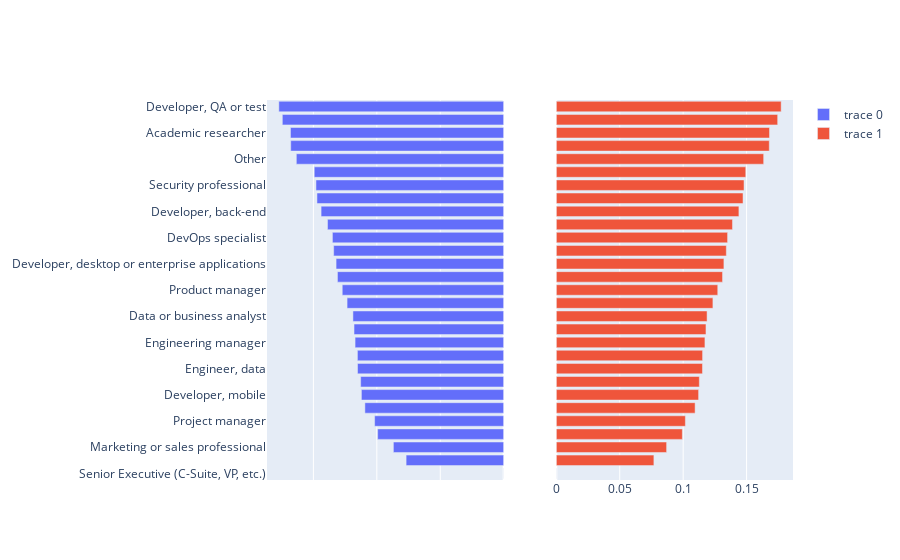

Write notebook code for a chart like this one.
### Code cell
from plotly.subplots import make_subplots
import plotly.graph_objects as go

# df = px.data.stocks()
fig = make_subplots(rows=1, cols=2)
fig.append_trace(go.Bar(x=df["Depression"], y=df["DevType"], orientation='h'), row=1, col=1)
fig.append_trace(go.Bar(x=df["Depression"], y=df["DevType"], orientation='h'), row=1, col=2)
fig.update_xaxes(autorange='reversed', col=1, showticklabels=False)
fig.update_yaxes(col=2, showticklabels=False)
fig.update_layout(polar = dict(radialaxis = dict(showticklabels = False)))
# fig.update_layout(bargap=0.2)
# fig.update_traces(width=1)
fig.show()

### Figure 1 — Plotly figure (JSON) as saved in the notebook; plotly's stock layout.template omitted (floating-point values rounded to 4 significant figures)
{"data": [{"orientation": "h", "type": "bar", "x": [0, 0.07692, 0.08696, 0.09936, 0.1017, 0.1094, 0.1122, 0.1128, 0.1152, 0.1153, 0.1172, 0.118, 0.1188, 0.1235, 0.1273, 0.131, 0.1321, 0.134, 0.135, 0.1389, 0.1439, 0.1472, 0.148, 0.1494, 0.1635, 0.1679, 0.1681, 0.1745, 0.1772], "xaxis": "x", "y": ["Senior Executive (C-Suite, VP, etc.)", "Student", "Marketing or sales professional", "Data scientist or machine learning specialist", "Project manager", "Developer, embedded applications or devices", "Developer, mobile", "Cloud infrastructure engineer", "Engineer, data", "System administrator", "Engineering manager", "Designer", "Data or business analyst", "Blockchain", "Product manager", "Database administrator", "Developer, desktop or enterprise applications", "Developer, full-stack", "DevOps specialist", "Developer, front-end", "Developer, back-end", "Engineer, site reliability", "Security professional", "Developer, game or graphics", "Other", "Scientist", "Academic researcher", "Educator", "Developer, QA or test"], "yaxis": "y"}, {"orientation": "h", "type": "bar", "x": [0, 0.07692, 0.08696, 0.09936, 0.1017, 0.1094, 0.1122, 0.1128, 0.1152, 0.1153, 0.1172, 0.118, 0.1188, 0.1235, 0.1273, 0.131, 0.1321, 0.134, 0.135, 0.1389, 0.1439, 0.1472, 0.148, 0.1494, 0.1635, 0.1679, 0.1681, 0.1745, 0.1772], "xaxis": "x2", "y": ["Senior Executive (C-Suite, VP, etc.)", "Student", "Marketing or sales professional", "Data scientist or machine learning specialist", "Project manager", "Developer, embedded applications or devices", "Developer, mobile", "Cloud infrastructure engineer", "Engineer, data", "System administrator", "Engineering manager", "Designer", "Data or business analyst", "Blockchain", "Product manager", "Database administrator", "Developer, desktop or enterprise applications", "Developer, full-stack", "DevOps specialist", "Developer, front-end", "Developer, back-end", "Engineer, site reliability", "Security professional", "Developer, game or graphics", "Other", "Scientist", "Academic researcher", "Educator", "Developer, QA or test"], "yaxis": "y2"}], "layout": {"polar": {"radialaxis": {"showticklabels": false}}, "xaxis": {"anchor": "y", "autorange": "reversed", "domain": [0, 0.45], "showticklabels": false}, "xaxis2": {"anchor": "y2", "domain": [0.55, 1]}, "yaxis": {"anchor": "x", "domain": [0, 1]}, "yaxis2": {"anchor": "x2", "domain": [0, 1], "showticklabels": false}}}
